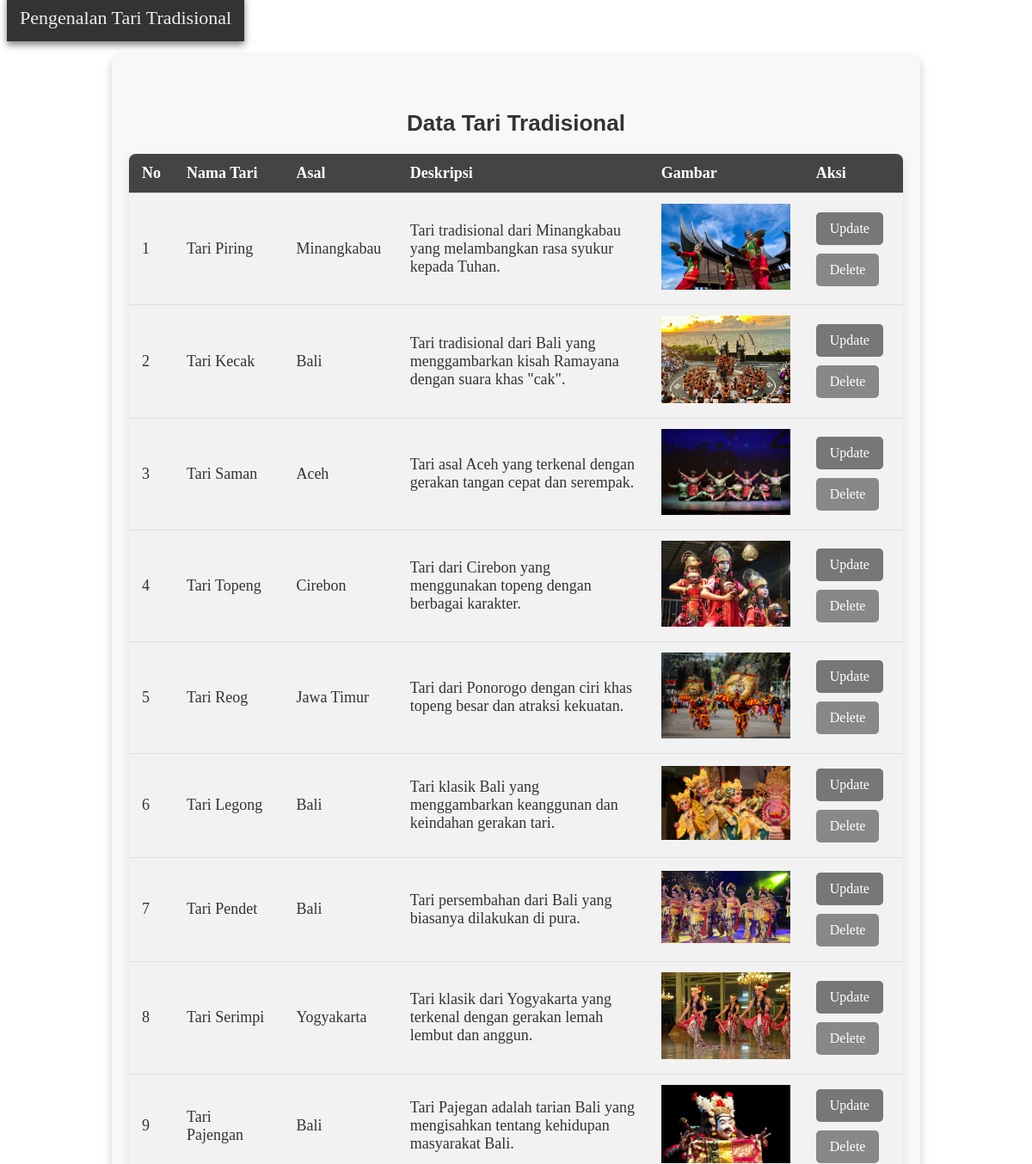
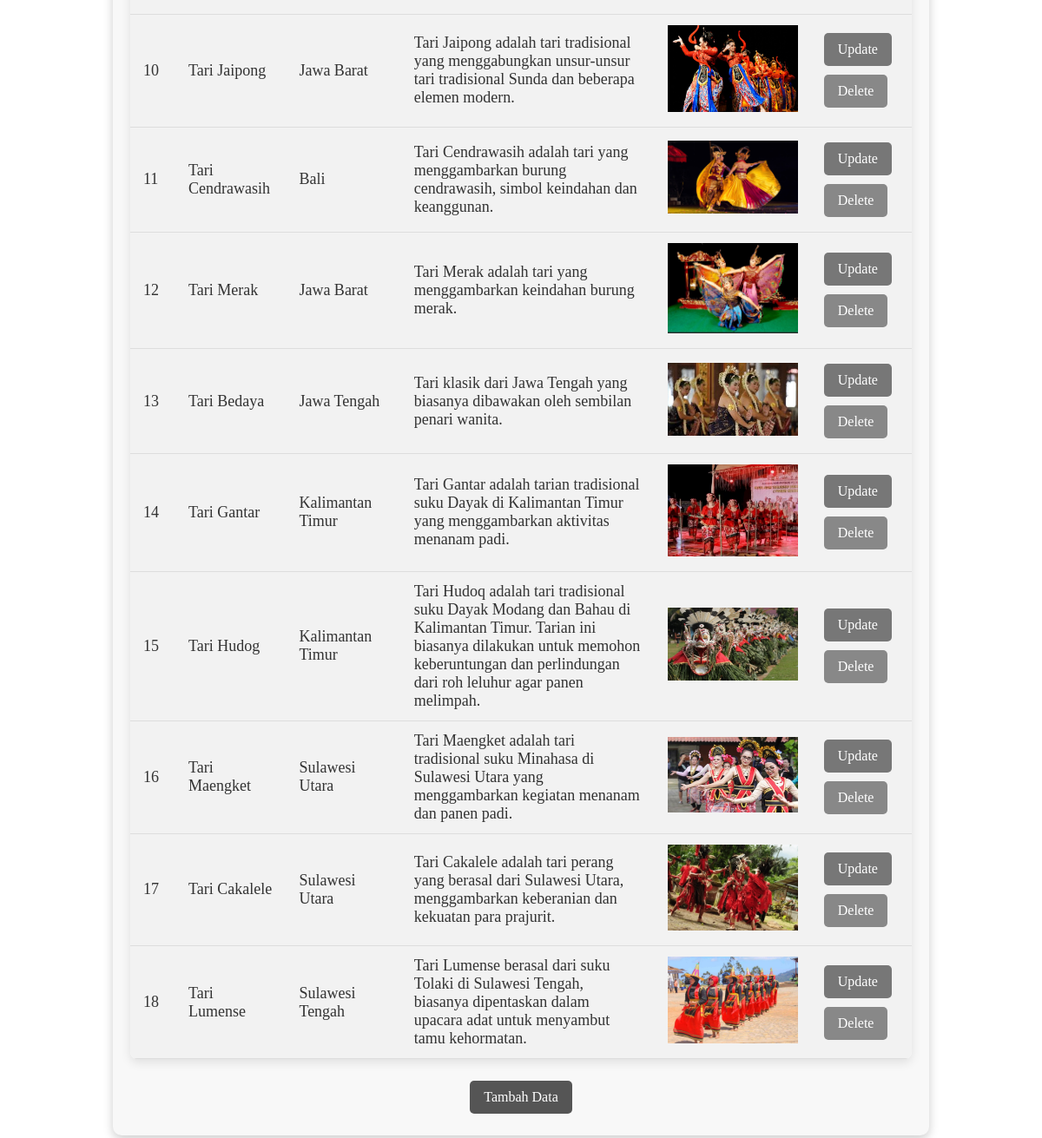
The page / on the database its author committed (2 pictures, top to bottom).
### tables this page shows
CREATE TABLE `tari` (
  `id_tari` int(11) NOT NULL,
  `nama_tari` varchar(70) NOT NULL,
  `asal` varchar(70) NOT NULL,
  `deskripsi` text NOT NULL,
  `file_tari` varchar(255) NOT NULL
);

### index.php (the view, shortened to what this page needs)
<!DOCTYPE html>
<html lang="en">
<head>
</head>
<body>
    <navbar class="navbar navbar-dark bg-dark">
        <span class="navbar-brand mb-0 h1">Pengenalan Tari Tradisional</span>
    </navbar>
<div class="container">
    <br>
    <h3>Data Tari Tradisional</h3>
<table class="my-3 table table-bordered">
    <thead>
        <tr>
            <th>No</th>
            <th>Nama Tari</th>
            <th>Asal</th>
            <th>Deskripsi</th>
            <th>Gambar</th>
            <th colspan='2'>Aksi</th>
        </tr>
    </thead>
    <?php
    include "koneksi.php";
    $sql = "SELECT * FROM tari ORDER BY id_tari ASC";
    $hasil = mysqli_query($conn, $sql);
    $no = 0;
    while ($data = mysqli_fetch_array($hasil)) {
        $no++;
    ?>
        <tbody>
            <tr>
                <td><?php echo $no; ?></td>
                <td><?php echo $data["nama_tari"]; ?></td>
                <td><?php echo $data["asal"]; ?></td>
                <td><?php echo $data["deskripsi"]; ?></td>
                <td>
                    <img src="uploads/<?php echo $data["file_tari"]; ?>" alt="Gambar Tari" style="width: 150px; height: auto;">
                </td>
                <td>
                    <a href="update.php?id_tari=<?php echo htmlspecialchars($data['id_tari']); ?>" class="btn btn-warning" role="button">Update</a>
                    <a href="<?php echo htmlspecialchars($_SERVER["PHP_SELF"]);?>?id_tari=<?php echo $data['id_tari']; ?>" class="btn btn-danger" role="button">Delete</a>
                </td>
            </tr>
        </tbody>
    <?php
    }
    ?>
</table>
<div class="add-button">
    <a href="create.php" class="btn btn-primary" role="button">Tambah Data</a>
</div>
</div>
</body>
</html>

### index.php (style rules this page uses)
.navbar { background-color: #333; color: #ecf0f1; padding: 15px; box-shadow: 0px 4px 8px rgba(0, 0, 0, 0.5); font-size: 22px; text-align: center; }
.container { padding: 20px; border-radius: 10px; max-width: 900px; margin: 30px auto; background-color: #f8f8f8; color: #333; box-shadow: 0px 4px 12px rgba(0, 0, 0, 0.2); }
h3 { font-family: 'Arial', sans-serif; color: #333; font-size: 26px; text-align: center; margin-bottom: 20px; }
table { width: 100%; background-color: #fff; border-collapse: collapse; border-radius: 8px; overflow: hidden; box-shadow: 0px 4px 12px rgba(0, 0, 0, 0.1); font-size: 18px; color: #333; }
th, td { padding: 12px 15px; text-align: left; border-bottom: 1px solid #ddd; }
th { background-color: #444; color: white; }
tr:nth-child(odd) { background-color: #f2f2f2; }
a.btn { padding: 10px 16px; margin: 5px 0; display: inline-block; text-decoration: none; font-size: 16px; border-radius: 5px; transition: background-color 0.3s ease; }
a.btn-primary { background-color: #555; color: white; }
a.btn-warning { background-color: #777; color: white; }
a.btn-danger { background-color: #888; color: white; }
.add-button { text-align: center; margin-top: 20px; }

### rows shown on the page
tari: nama_tari "Tari Piring", asal "Minangkabau", deskripsi "Tari tradisional dari Minangkabau yang melambangkan rasa syukur kepada Tuhan.", file_tari (picture)
tari: nama_tari "Tari Kecak", asal "Bali", deskripsi "Tari tradisional dari Bali yang menggambarkan kisah Ramayana dengan suara khas \"cak\".", file_tari (picture)
tari: nama_tari "Tari Saman", asal "Aceh", deskripsi "Tari asal Aceh yang terkenal dengan gerakan tangan cepat dan serempak.", file_tari (picture)
tari: nama_tari "Tari Topeng", asal "Cirebon", deskripsi "Tari dari Cirebon yang menggunakan topeng dengan berbagai karakter.", file_tari (picture)
tari: nama_tari "Tari Reog", asal "Jawa Timur", deskripsi "Tari dari Ponorogo dengan ciri khas topeng besar dan atraksi kekuatan.", file_tari (picture)
tari: nama_tari "Tari Legong", asal "Bali", deskripsi "Tari klasik Bali yang menggambarkan keanggunan dan keindahan gerakan tari.", file_tari (picture)
tari: nama_tari "Tari Pendet", asal "Bali", deskripsi "Tari persembahan dari Bali yang biasanya dilakukan di pura.", file_tari (picture)
tari: nama_tari "Tari Serimpi", asal "Yogyakarta", deskripsi "Tari klasik dari Yogyakarta yang terkenal dengan gerakan lemah lembut dan anggun.", file_tari (picture)
tari: nama_tari "Tari Pajengan", asal "Bali", deskripsi "Tari Pajegan adalah tarian Bali yang mengisahkan tentang kehidupan masyarakat Bali.", file_tari (picture)
tari: nama_tari "Tari Jaipong", asal "Jawa Barat", deskripsi "Tari Jaipong adalah tari tradisional yang menggabungkan unsur-unsur tari tradisional Sunda dan beberapa elemen modern.", file_tari (picture)
tari: nama_tari "Tari Cendrawasih", asal "Bali", deskripsi "Tari Cendrawasih adalah tari yang menggambarkan burung cendrawasih, simbol keindahan dan keanggunan.", file_tari (picture)
tari: nama_tari "Tari Merak", asal "Jawa Barat", deskripsi "Tari Merak adalah tari yang menggambarkan keindahan burung merak.", file_tari (picture)
tari: nama_tari "Tari Bedaya", asal "Jawa Tengah", deskripsi "Tari klasik dari Jawa Tengah yang biasanya dibawakan oleh sembilan penari wanita.", file_tari (picture)
tari: nama_tari "Tari Gantar", asal "Kalimantan Timur", deskripsi "Tari Gantar adalah tarian tradisional suku Dayak di Kalimantan Timur yang menggambarkan aktivitas menanam padi.", file_tari (picture)
tari: nama_tari "Tari Hudog", asal "Kalimantan Timur", deskripsi "Tari Hudoq adalah tari tradisional suku Dayak Modang dan Bahau di Kalimantan Timur. Tarian ini biasanya dilakukan untuk memohon keberuntungan dan perlindungan dari roh leluhur agar panen melimpah.", file_tari (picture)
tari: nama_tari "Tari Maengket", asal "Sulawesi Utara", deskripsi "Tari Maengket adalah tari tradisional suku Minahasa di Sulawesi Utara yang menggambarkan kegiatan menanam dan panen padi.", file_tari (picture)
tari: nama_tari "Tari Cakalele", asal "Sulawesi Utara", deskripsi "Tari Cakalele adalah tari perang yang berasal dari Sulawesi Utara, menggambarkan keberanian dan kekuatan para prajurit.", file_tari (picture)
tari: nama_tari "Tari Lumense", asal "Sulawesi Tengah", deskripsi "Tari Lumense berasal dari suku Tolaki di Sulawesi Tengah, biasanya dipentaskan dalam upacara adat untuk menyambut tamu kehormatan.", file_tari (picture)
